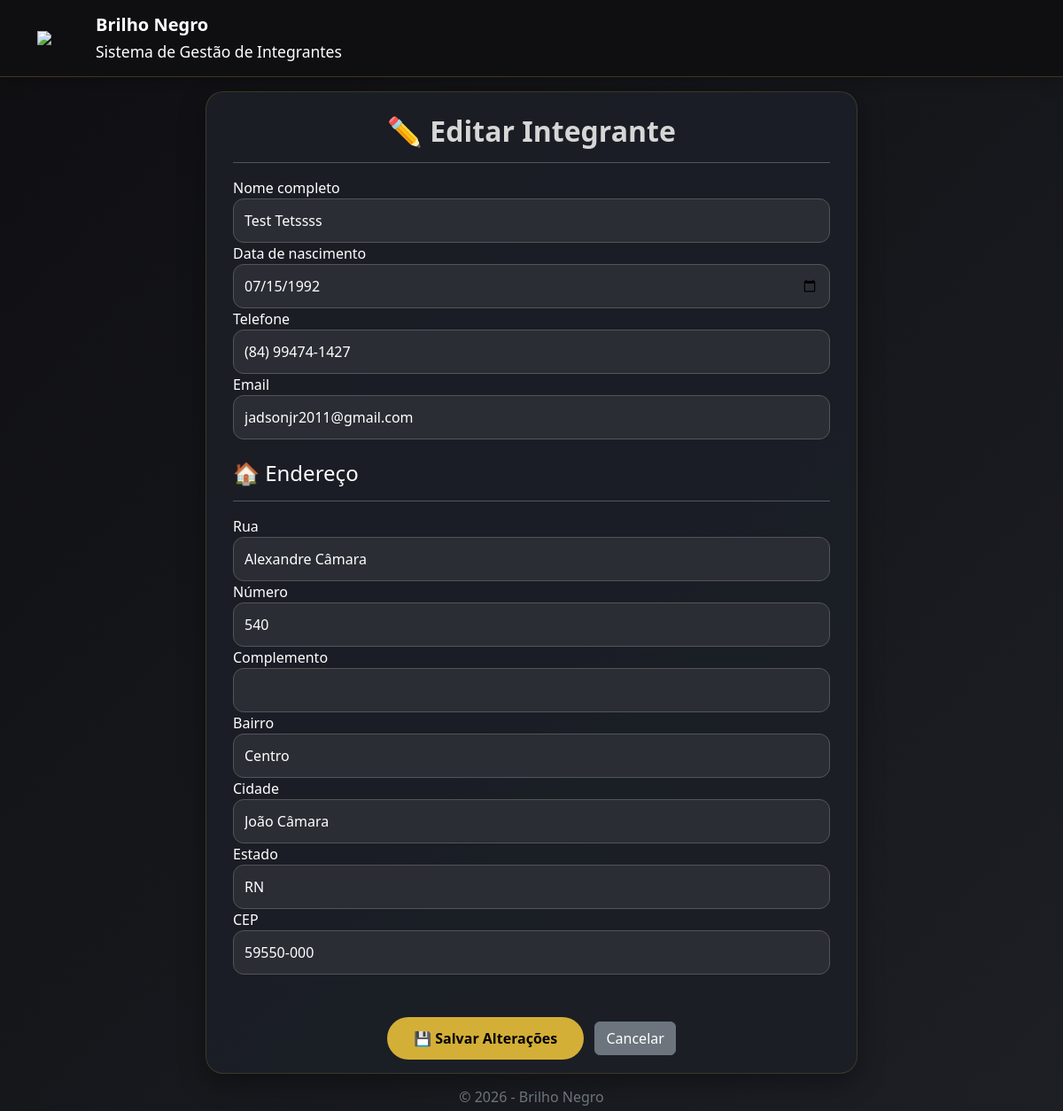
Screenshot of /admin/integrante/6/editar (signed in) with the database file from the repository.
### tables this page shows
CREATE TABLE integrantes (

        id INTEGER PRIMARY KEY AUTOINCREMENT,

        nome TEXT NOT NULL,

        data_nascimento TEXT,

        telefone TEXT,

        email TEXT,


        rua TEXT,
        numero TEXT,
        complemento TEXT,
        bairro TEXT,
        cidade TEXT,
        estado TEXT,
        cep TEXT,


        tipo_sanguineo TEXT,

        possui_alergia TEXT,

        descricao_alergia TEXT,


        responsavel TEXT,

        parentesco TEXT,

        telefone_responsavel TEXT,


        status TEXT DEFAULT 'PENDENTE'


    , codigo_integrante TEXT, cpf TEXT, genero TEXT, alergia_medicamento TEXT, calcado TEXT, estuda TEXT, local_estudo TEXT, trabalha TEXT, profissao TEXT, experiencia_banda TEXT, descricao_experiencia TEXT, data_cadastro TEXT);

### app.py (the view, shortened to what this page needs)
@app.route("/admin/integrante/<int:id>/editar", methods=["GET","POST"])
def editar_integrante(id):
    if "admin" not in session:
        return redirect("/login")
    conexao = sqlite3.connect(BANCO)
    conexao.row_factory = sqlite3.Row
    cursor = conexao.cursor()
    cursor.execute("""
    SELECT *
    FROM integrantes
    WHERE id=?
    """,(id,))
    integrante = cursor.fetchone()
    conexao.close()
    return render_template(
        "admin/editar.html",
        integrante=integrante
    )

### templates/admin/editar.html (shortened to what this page needs)
{% extends 'layout/base.html' %}
{% block conteudo %}
<div class="row justify-content-center">
<div class="col-lg-8">
<div class="card-bn">
<h2 class="titulo text-center">
✏️ Editar Integrante
</h2>
<hr>
<form method="POST">
<label>
Nome completo
</label>
<input
class="form-control"
name="nome"
value="{{ integrante.nome }}"
required>
<label>
Data de nascimento
</label>
<input
type="date"
class="form-control"
name="data_nascimento"
value="{{ integrante.data_nascimento }}">
<label>
Telefone
</label>
<input
class="form-control"
name="telefone"
value="{{ integrante.telefone }}">
<label>
Email
</label>
<input
class="form-control"
name="email"
value="{{ integrante.email }}">
<h4 class="mt-4">
🏠 Endereço
</h4>
<hr>
<label>
Rua
</label>
<input
class="form-control"
name="rua"
value="{{ integrante.rua }}">
<label>
Número
</label>
<input
class="form-control"
name="numero"
value="{{ integrante.numero }}">
<label>
Complemento
</label>
<input
class="form-control"
name="complemento"
value="{{ integrante.complemento }}">
<label>
Bairro
</label>
<input
class="form-control"
name="bairro"
value="{{ integrante.bairro }}">
<label>
Cidade
</label>
<input
class="form-control"
name="cidade"
value="{{ integrante.cidade }}">
<label>
Estado
</label>
<input
class="form-control"
name="estado"
value="{{ integrante.estado }}">
<label>
CEP
</label>
<input
class="form-control"
name="cep"
value="{{ integrante.cep }}">
<div class="text-center mt-5">
<button
class="btn btn-brilho">
💾 Salvar Alterações
</button>
<a
href="/admin/integrante/{{ integrante.id }}"
class="btn btn-secondary ms-2">
Cancelar
</a>
</div>
</form>
</div>
</div>
</div>
{% endblock %}

### static/css/style.css (style rules this page uses)
:root { --cor-fundo:#0f0f12; --cor-card:#1c1f26; --cor-principal:#111111; --cor-secundaria:#d4af37; --cor-texto:#ffffff; --cor-texto-secundario:#cfcfcf; --cor-borda:#343a40; }
body { background:linear-gradient(135deg,#0f0f12,#1d1f25); color:var(--cor-texto); min-height:100vh; font-family:Segoe UI,Tahoma,Geneva,Verdana,sans-serif; }
.card-bn { background:rgba(28,31,38,.92); border:1px solid rgba(212,175,55,.18); border-radius:20px; padding:25px 30px 15px; box-shadow:0 10px 30px rgba(0,0,0,.35); }
.titulo { font-size:2rem; font-weight:700; color:#d6d6d6; }
.btn-brilho { background:var(--cor-secundaria); color:#000; font-weight:bold; border:none; border-radius:30px; padding:12px 30px; }
.form-control, .form-select { background:#2a2d34; color:white; border:1px solid #555; border-radius:12px; padding:12px; }
.form-control::placeholder { color:#d0d0d0; opacity:1; }

### rows the page displays
integrantes: nome "Test Tetssss", data_nascimento "07/15/1992", telefone "(84) 99474-1427", email "jadsonjr2011@gmail.com", rua "Alexandre Câmara", numero "540", bairro "Centro", cidade "João Câmara", estado "RN", cep "59550-000"
